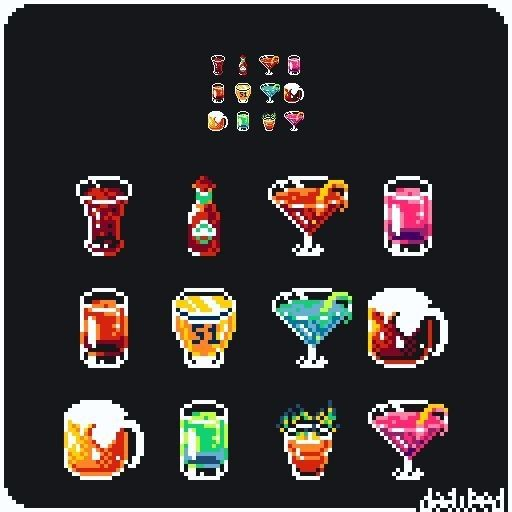
#> input picture cripcoin/assets-fonte/bebidas.jpg, 512 x 512 px
$ python comp.py ../assets-fonte/bebidas.jpg 5 5
#> lines starting #> are read from the running program, lines starting #| are printed output that depends on the picture; after the words box and inside, x2 and y2 are one past the last pixel; in counts of white or black regions, pixels touching at a corner belong together
# utilitário: remove o fundo (preenchimento a partir das bordas) e lista os componentes de uma folha
import sys, numpy as np, cv2
from scipy import ndimage as ndi
from PIL import Image
def mascara(rgb, tol=12, sementes=None):
    h, w, _ = rgb.shape; mask = np.zeros((h + 2, w + 2), np.uint8)
    pts = sementes or [(2, 2), (w - 3, 2), (2, h - 3), (w - 3, h - 3), (w // 2, 2), (w // 2, h - 3), (2, h // 2), (w - 3, h // 2)]
    for sx, sy in pts:
        if mask[sy + 1, sx + 1]: continue
        cv2.floodFill(rgb.copy(), mask, (sx, sy), (0, 0, 0), (tol,) * 3, (tol,) * 3, cv2.FLOODFILL_MASK_ONLY | (255 << 8))
    return mask[1:-1, 1:-1] == 0
def componentes(solido, minimo=200, fechar=2):
    lab, n = ndi.label(ndi.binary_closing(solido, iterations=fechar) if fechar else solido)
    out = []
    for i, sl in enumerate(ndi.find_objects(lab), 1):
        area = int((lab[sl] == i).sum())
        if area >= minimo: out.append((sl[0].start, sl[1].start, sl[0].stop, sl[1].stop, area, i))
    return lab, out
if __name__ == '__main__':
    f, tol, mn = sys.argv[1], int(sys.argv[2]), int(sys.argv[3])
    rgb = np.array(Image.open(f).convert('RGB')); s = mascara(rgb, tol); lab, cs = componentes(s, mn)
#> further down, rgb is the input picture: shape (512, 512, 3); mean R, G, B 58.4, 53.1, 53.3
#> after `s = mascara(rgb, tol)`:
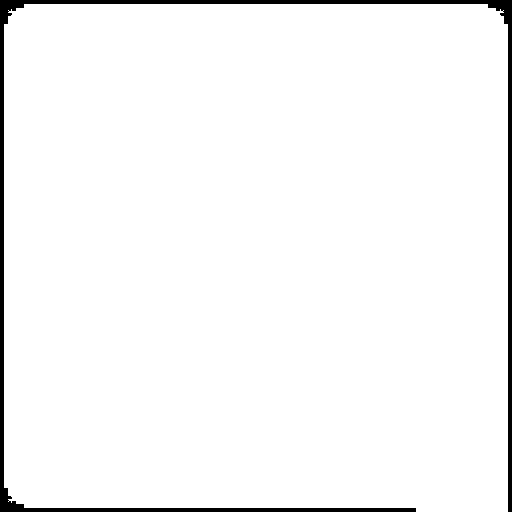
#> s: shape (512, 512) bool; 96.8% white; 1 black region, box (x1, y1, x2, y2) and area: (0, 0, 512, 512) 8291
#> after `lab, cs = componentes(s, mn)`:
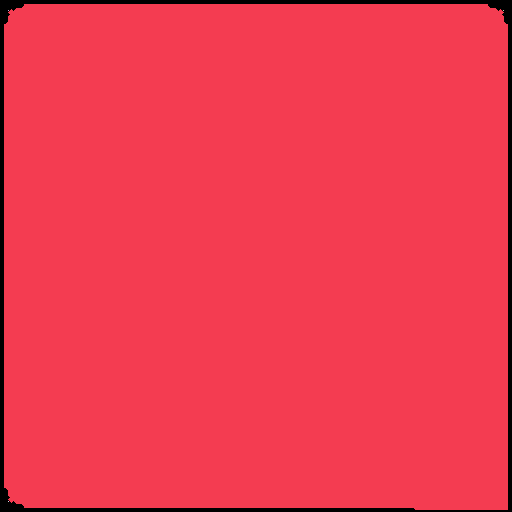
#> lab: shape (512, 512) int32; 5 distinct labels, from 0 to 4; one colour per label, 0 black
#> after `lab, cs = componentes(s, mn)`: cs = [(4, 4, 510, 508, 253723, 1)]
    cs.sort(key=lambda c: (round(c[0] / 60), c[1]))
    print(len(cs)); [print(c[:5]) for c in cs]
#| 1
#| (4, 4, 510, 508, 253723)
